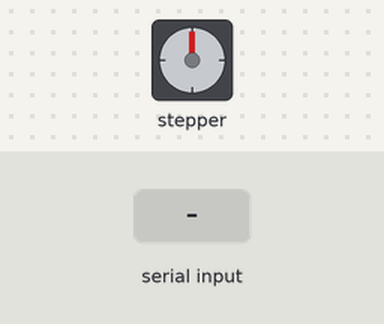
A sketch run on a simulated Arduino Uno, built with avr-gcc and run on an emulated ATmega328P. Parts: stepper motor. Wiring (inferred from the names in the program): stepper motor driver (200 steps per turn assumed): step pin 2; direction pin 3; enable pin 4. Inputs (shaded band) come from the test bench. What the sketch prints to the serial monitor is not drawn.

Above: at 1.2 s.
1.3 s: "MOTOR_ON\n" received over the second serial link
At 1.75 s:
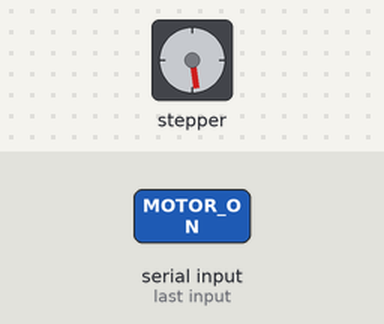
At 2.65 s:
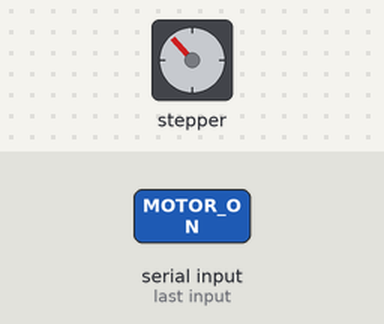
4.3 s: "MOTOR_ON\n" received over the second serial link
7.3 s: "MOTOR_OFF\n" received over the second serial link
At 7.9 s:
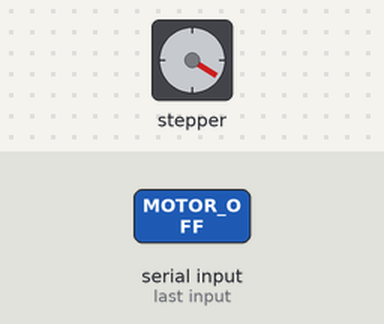
Timing chart, 0 to 10.3 s (numbered marks = the images above; inputs shaded):
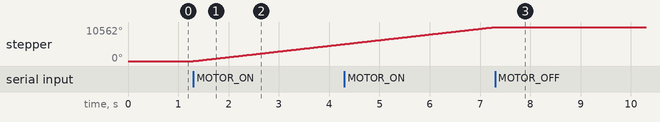

Measured:
- after the input at 1.3 s, stepper: keeps turning clockwise at about 1761°/s, starting at once
- after the input at 7.3 s, stepper: stops changing and stays 10562°

The sketch:

motor_control.ino
```cpp
// ============================================================================
//  控制板固件 (Arduino)  —— 配合手机 App 使用
//  作用: 通过蓝牙串口(HC-05/HC-06)接收手机 App 发来的命令,
//        收到 "MOTOR_ON" 就让步进电机开始转动(输出脉冲),
//        收到 "MOTOR_OFF" 就停止转动。
//  接线(以常见 A4988/DRV8825 步进电机驱动板为例):
//        Arduino D2  -> 驱动板 STEP(脉冲)
//        Arduino D3  -> 驱动板 DIR (方向)
//        Arduino D4  -> 驱动板 EN  (使能, 低电平有效)
//        HC-05 TXD   -> Arduino D10 (软串口 RX)
//        HC-05 RXD   -> Arduino D11 (软串口 TX, 需分压到 3.3V)
// ============================================================================

#include <SoftwareSerial.h>          // 软件串口库: 用普通引脚模拟串口与蓝牙模块通信

SoftwareSerial BT(10, 11);           // 创建软串口对象: RX=10, TX=11, 连接 HC-05

const int STEP_PIN = 2;              // 步进脉冲引脚
const int DIR_PIN  = 3;              // 方向引脚
const int EN_PIN   = 4;              // 使能引脚(低电平使能驱动板)

bool motorRunning = false;           // 电机是否正在转动的标志

void setup() {
  pinMode(STEP_PIN, OUTPUT);         // 脉冲引脚设为输出
  pinMode(DIR_PIN, OUTPUT);          // 方向引脚设为输出
  pinMode(EN_PIN, OUTPUT);           // 使能引脚设为输出

  digitalWrite(DIR_PIN, HIGH);       // 设定一个转动方向(HIGH/LOW 对应正/反转)
  digitalWrite(EN_PIN, HIGH);        // 初始禁用驱动板(HIGH = 关闭输出)

  Serial.begin(9600);                // 打开硬件串口(用于电脑调试观察)
  BT.begin(9600);                    // 打开蓝牙串口, 波特率 9600(HC-05 默认)
}

void loop() {
  // 若蓝牙有数据到达, 读取一行命令并处理
  if (BT.available()) {                       // 蓝牙缓冲区里有数据
    String cmd = BT.readStringUntil('\n');    // 读取一行命令(App 每条命令末尾带 \n)
    cmd.trim();                               // 去掉首尾空白字符

    if (cmd == "MOTOR_ON") {                  // 收到"电机开"命令
      motorRunning = true;                    // 置为运行
      digitalWrite(EN_PIN, LOW);              // 使能驱动板(LOW = 允许输出)
      Serial.println("电机启动");
    } else if (cmd == "MOTOR_OFF") {          // 收到"电机关"命令
      motorRunning = false;                   // 置为停止
      digitalWrite(EN_PIN, HIGH);             // 禁用驱动板(停止输出)
      Serial.println("电机停止");
    }
  }

  // 当处于运行状态时, 持续输出步进脉冲让电机转动
  if (motorRunning) {
    digitalWrite(STEP_PIN, HIGH);             // 脉冲拉高
    delayMicroseconds(500);                   // 高电平保持 500 微秒(决定转速)
    digitalWrite(STEP_PIN, LOW);              // 脉冲拉低
    delayMicroseconds(500);                   // 低电平保持 500 微秒
    // 上面一高一低 = 1 个完整脉冲(周期 1 毫秒, 即约 1000 步/秒)
  }
}
```
